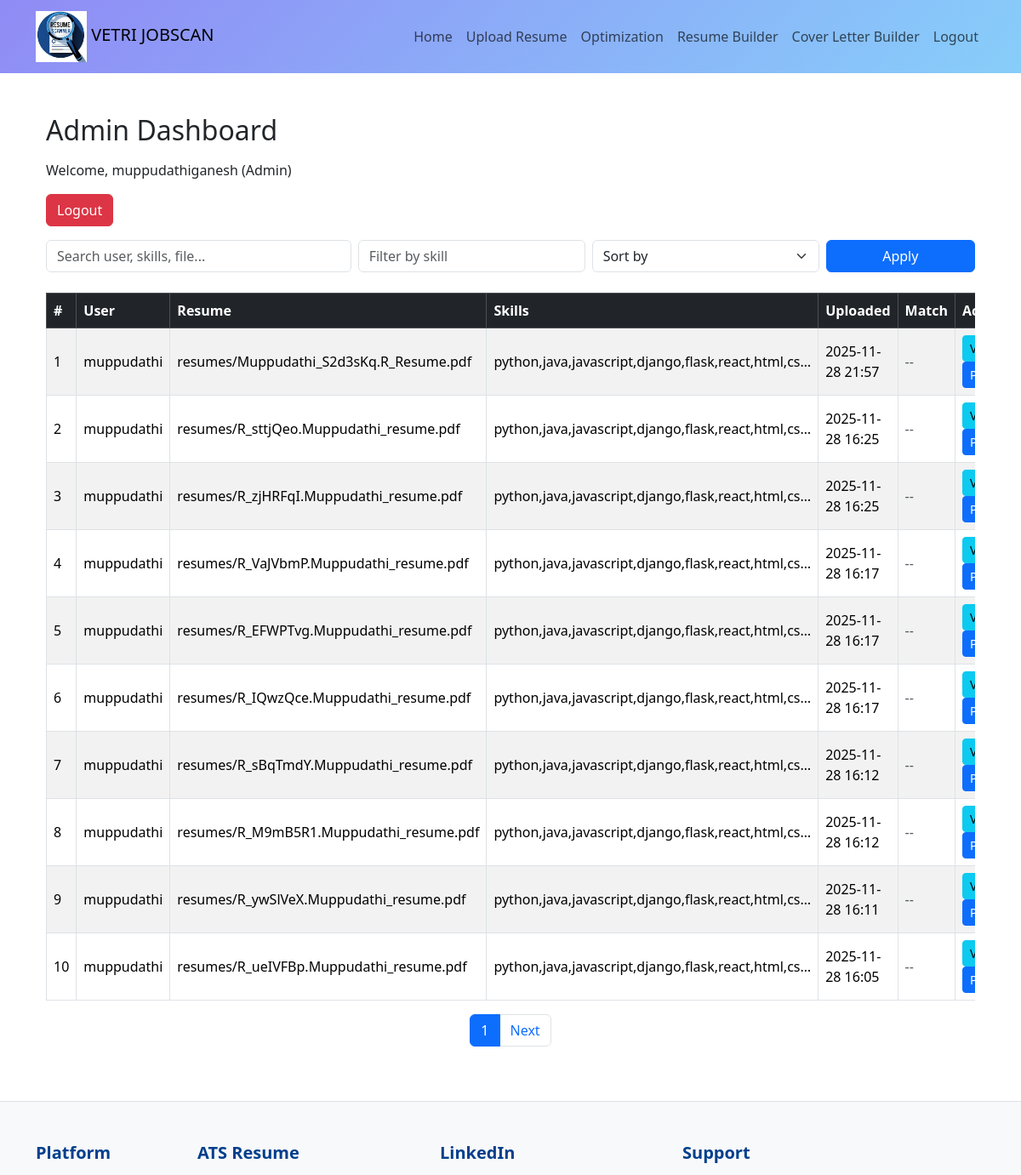
Before: /admin_dashboard/ (signed in, upper part) with the older database file.
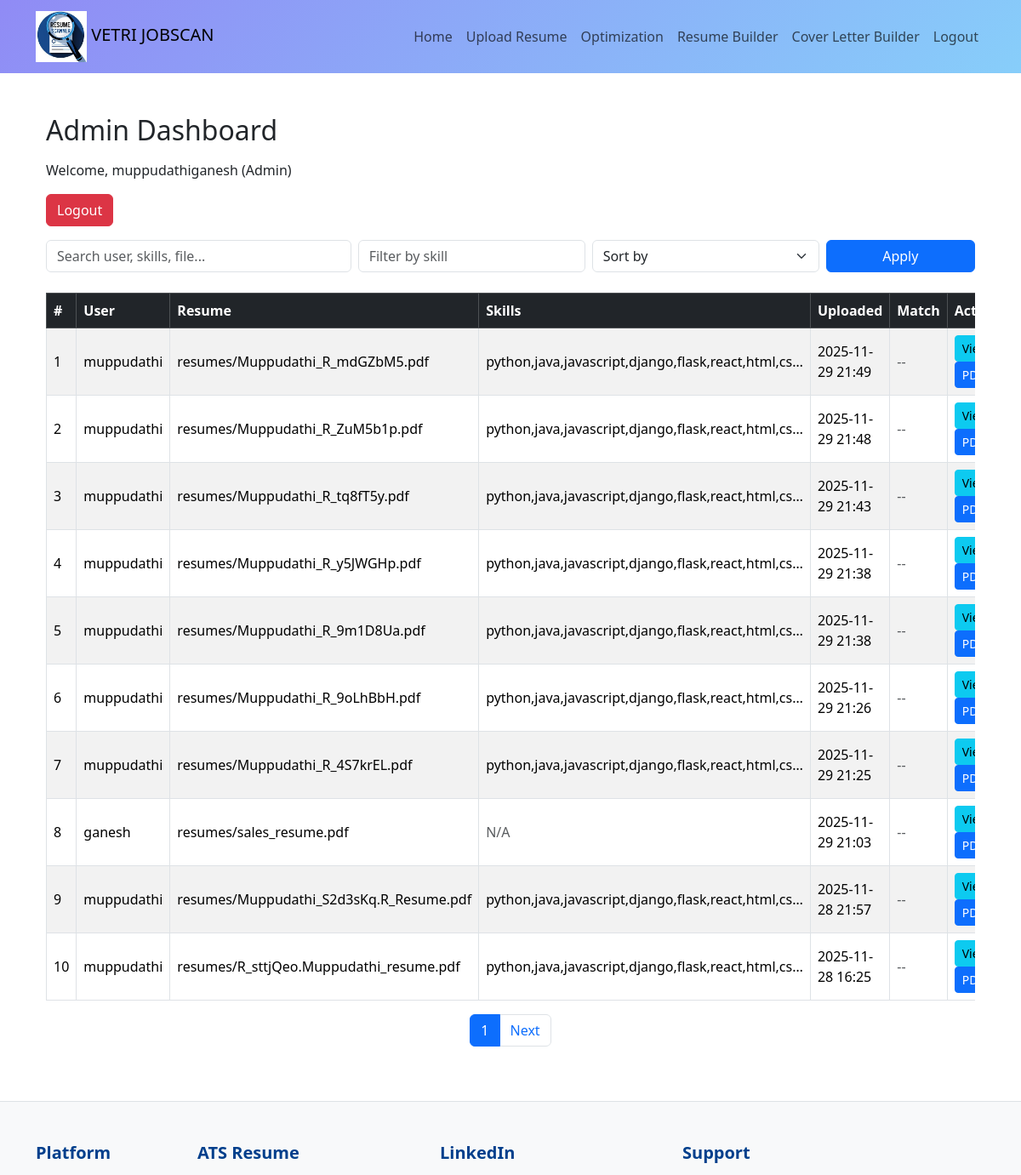
After: the same page with the newer database file.
### core/models.py (models this page shows, shortened)
class Resume(models.Model):
    user = models.ForeignKey(User, on_delete=models.CASCADE)
    file = models.FileField(upload_to="resumes/")
    extracted_text = models.TextField(null=True, blank=True)
    skills = models.TextField(null=True, blank=True)
    experience = models.TextField(null=True, blank=True)   # extracted experience
    education = models.TextField(null=True, blank=True)    # extracted education
    parsed_json = models.JSONField(null=True, blank=True)  # structured parse output
    created_at = models.DateTimeField(auto_now_add=True)

### core/views.py (the view, shortened to what this page needs)
# urls.py: path("admin_dashboard/", views.admin_dashboard, name="admin_dashboard"),
@login_required
@user_passes_test(lambda u: u.is_staff)
def admin_dashboard(request):
    search_query = request.GET.get("search", "").strip()
    skill_filter = request.GET.get("skill", "").strip().lower()
    sort_by = request.GET.get("sort", "")
    resumes = Resume.objects.all().order_by("-created_at")
    if skill_filter:
     resumes = resumes.filter(skills__iregex=rf"\b{skill_filter}\b")
    def compute_match_rate(resume):
        if not skill_filter:
            return 0
        skills_list = (resume.skills or "").lower().split(",")
        return 100 if skill_filter in skills_list else 0
    for r in resumes:
        r.match_rate = compute_match_rate(r)
    if sort_by == "match_high":
        resumes = sorted(resumes, key=lambda x: x.match_rate, reverse=True)
    elif sort_by == "match_low":
        resumes = sorted(resumes, key=lambda x: x.match_rate)
    paginator = Paginator(resumes, 10)
    page_number = request.GET.get("page")
    resumes_page = paginator.get_page(page_number)
    return render(request, "admin_dashboard.html", {
        "resumes": resumes_page,
        "search_query": search_query,
        "skill_filter": skill_filter,
        "sort_by": sort_by,
    })

### core/templates/admin_dashboard.html (shortened to what this page needs)
{% extends "base.html" %}
{% load static %}
{% block content %}
<div class="container py-4">
    <h2 class="mb-3">Admin Dashboard</h2>
    <p>Welcome, {{ request.user.username }} (Admin)</p>
    <a href="{% url 'logout' %}" class="btn btn-danger mb-3">Logout</a>
    <form method="get" class="row mb-4 g-2">
        <div class="col-md-4">
            <input type="text" name="search" class="form-control"
                   placeholder="Search user, skills, file..."
                   value="{{ search_query }}">
        </div>
        <div class="col-md-3">
            <input type="text" name="skill" class="form-control"
                   placeholder="Filter by skill"
                   value="{{ skill_filter }}">
        </div>
        <div class="col-md-3">
            <select name="sort" class="form-select">
                <option value="">Sort by</option>
            </select>
        </div>
        <div class="col-md-2">
            <button class="btn btn-primary w-100">Apply</button>
        </div>
    </form>
    {% if resumes %}
    <div class="table-responsive">
        <table class="table table-bordered table-striped align-middle">
            <thead class="table-dark">
                <tr>
                    <th>#</th>
                    <th>User</th>
                    <th>Resume</th>
                    <th>Skills</th>
                    <th>Uploaded</th>
                    <th>Match</th>
                    <th>Action</th>
                </tr>
            </thead>
            <tbody>
                {% for resume in resumes %}
                <tr>
                    <td>{{ forloop.counter }}</td>
                    <td>{{ resume.user.username }}</td>
                    <td>{{ resume.file.name|slice:":40" }}{% if resume.file.name|length > 40 %}...{% endif %}</td>
                    <td>
                        {% if resume.skills %}
                            {{ resume.skills|truncatechars:50 }}
                        {% else %}
                            <span class="text-muted">N/A</span>
                        {% endif %}
                    </td>
                    <td>{{ resume.created_at|date:"Y-m-d H:i" }}</td>
                    <td>
                        {% if resume.match_rate %}
                            <strong>{{ resume.match_rate }}%</strong>
                        {% else %}
                            <span class="text-muted">--</span>
                        {% endif %}
                    </td>
                    <td>
                        <a href="{% url 'resume_detail' resume.pk %}" class="btn btn-sm btn-info">View</a>
                        <a href="{% url 'resume_download' resume.pk %}" class="btn btn-sm btn-primary">PDF</a>
                    </td>
                </tr>
                {% endfor %}
            </tbody>
        </table>
    </div>
    <nav>
        <ul class="pagination justify-content-center">
            <li class="page-item active"><span class="page-link">{{ resumes.number }}</span></li>
            {% if resumes.has_next %}
                <li class="page-item"><a class="page-link" href="?page={{ resumes.next_page_number }}">Next</a></li>
            {% endif %}
        </ul>
    </nav>
    {% else %}
        <p>No resumes found.</p>
    {% endif %}
</div>
{% endblock %}

Changed rows visible on the page:
no longer on this page (row unchanged): Resume: user.username "muppudathi", file.name "resumes/R_zjHRFqI.Muppudathi_resume.pdf", skills "python,java,javascript,django,flask,react,html,cs…", created_at "2025-11-28 16:25"
no longer on this page (row unchanged): Resume: user.username "muppudathi", file.name "resumes/R_VaJVbmP.Muppudathi_resume.pdf", skills "python,java,javascript,django,flask,react,html,cs…", created_at "2025-11-28 16:17"
no longer on this page (row unchanged): Resume: user.username "muppudathi", file.name "resumes/R_EFWPTvg.Muppudathi_resume.pdf", skills "python,java,javascript,django,flask,react,html,cs…", created_at "2025-11-28 16:17"
no longer on this page (row unchanged): Resume: user.username "muppudathi", file.name "resumes/R_IQwzQce.Muppudathi_resume.pdf", skills "python,java,javascript,django,flask,react,html,cs…", created_at "2025-11-28 16:17"
no longer on this page (row unchanged): Resume: user.username "muppudathi", file.name "resumes/R_sBqTmdY.Muppudathi_resume.pdf", skills "python,java,javascript,django,flask,react,html,cs…", created_at "2025-11-28 16:12"
no longer on this page (row unchanged): Resume: user.username "muppudathi", file.name "resumes/R_M9mB5R1.Muppudathi_resume.pdf", skills "python,java,javascript,django,flask,react,html,cs…", created_at "2025-11-28 16:12"
no longer on this page (row unchanged): Resume: user.username "muppudathi", file.name "resumes/R_ywSlVeX.Muppudathi_resume.pdf", skills "python,java,javascript,django,flask,react,html,cs…", created_at "2025-11-28 16:11"
no longer on this page (row unchanged): Resume: user.username "muppudathi", file.name "resumes/R_ueIVFBp.Muppudathi_resume.pdf", skills "python,java,javascript,django,flask,react,html,cs…", created_at "2025-11-28 16:05"
added Resume: user.username "muppudathi", file.name "resumes/Muppudathi_R_mdGZbM5.pdf", skills "python,java,javascript,django,flask,react,html,cs…", created_at "2025-11-29 21:49"
added Resume: user.username "muppudathi", file.name "resumes/Muppudathi_R_ZuM5b1p.pdf", skills "python,java,javascript,django,flask,react,html,cs…", created_at "2025-11-29 21:48"
added Resume: user.username "muppudathi", file.name "resumes/Muppudathi_R_tq8fT5y.pdf", skills "python,java,javascript,django,flask,react,html,cs…", created_at "2025-11-29 21:43"
added Resume: user.username "muppudathi", file.name "resumes/Muppudathi_R_y5JWGHp.pdf", skills "python,java,javascript,django,flask,react,html,cs…", created_at "2025-11-29 21:38"
added Resume: user.username "muppudathi", file.name "resumes/Muppudathi_R_9m1D8Ua.pdf", skills "python,java,javascript,django,flask,react,html,cs…", created_at "2025-11-29 21:38"
added Resume: user.username "muppudathi", file.name "resumes/Muppudathi_R_9oLhBbH.pdf", skills "python,java,javascript,django,flask,react,html,cs…", created_at "2025-11-29 21:26"
added Resume: user.username "muppudathi", file.name "resumes/Muppudathi_R_4S7krEL.pdf", skills "python,java,javascript,django,flask,react,html,cs…", created_at "2025-11-29 21:25"
added Resume: user.username "ganesh", file.name "resumes/sales_resume.pdf", skills "N/A", created_at "2025-11-29 21:03"
